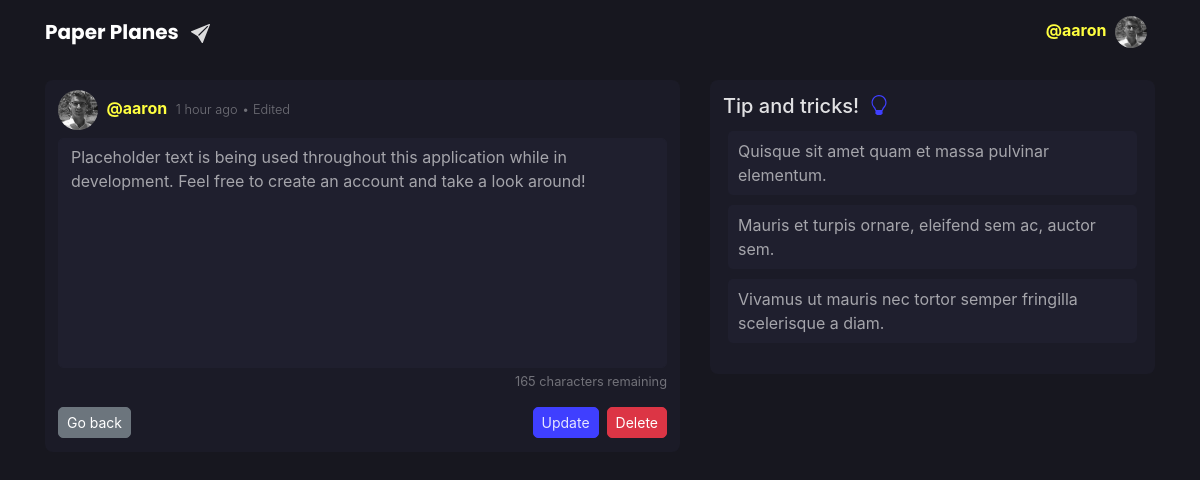
Screenshot of /post/13/edit (signed in) with the database file from the repository.
### application/models.py (models this page shows, shortened)
class User(db.Model, UserMixin):
    id = db.Column(db.Integer, primary_key=True)
    username = db.Column(db.String(8), unique=True, nullable=False)
    email = db.Column(db.String(254), unique=True, nullable=False)
    image_file = db.Column(db.String(20), nullable=False,
                           default='default.jpg')
    password = db.Column(db.String(60), nullable=False)
    date_joined = db.Column(db.DateTime, nullable=False,
                            default=datetime.utcnow)
    posts = db.relationship('Post', backref='author', lazy=True)

class Post(db.Model):
    id = db.Column(db.Integer, primary_key=True)
    content = db.Column(db.Text(300), nullable=False)
    date_posted = db.Column(db.DateTime, nullable=False,
                            default=datetime.utcnow)
    edited = db.Column(db.Boolean, nullable=False, default=False)
    user_id = db.Column(db.Integer, db.ForeignKey('user.id'), nullable=False)

### application/post.py (the view)
@blueprint.route("/<int:post_id>/edit", methods=['GET', 'POST'])
@login_required
def edit_post(post_id):
    post = Post.query.get_or_404(post_id)
    chars_remaining = CHAR_LIMIT - len(post.content)
    if post.author != current_user:
        abort(403)
    form = PostForm()
    if form.validate_on_submit():
        post.content = form.content.data
        post.edited = True
        db.session.commit()
        flash("Your post has been updated!", 'success')
        return redirect(url_for('routes.index'))
    elif request.method == 'GET':
        form.content.data = post.content
    return render_template('edit_post.html', title='Edit Post', form=form, post=post, elapsed_time=elapsed_time, chars_remaining=chars_remaining)

### application/forms.py
class PostForm(FlaskForm):
    content = TextAreaField('Content', validators=[
                            DataRequired(), Length(max=300)])
    submit = SubmitField('Send it!')

### application/templates/edit_post.html (shortened to what this page needs)
{% extends "base.html" %}
{% block content %}
<article class="media content-section">
    <div class="w-100">
        <img class="rounded-circle article-img" src="{{ url_for('static', filename='profile_pics/' + post.author.image_file) }}">
        <span class="mr-1 secondary-colour font-weight-bold">@{{ post.author.username }}</span>
        <small class="font-weight-light">{{ elapsed_time(post) }}</small>
        {% if post.edited %}
        <small class="font-weight-light">• Edited</small>
        {% endif %}
        <form method="POST">
            <fieldset class="form-group">
                <div class="form-group mb-0 mt-2">
                    {% if form.content.errors %}
                    {{ form.content(class="form-control dark-form is-invalid input-form", rows="9", style="resize: none;", onkeyup="countChar(this, 300)", maxlength="300", autofocus=true) }}
                    {% else %}
                    {{ form.content(class="form-control dark-form input-form", rows="9", style="resize: none;", onkeyup="countChar(this, 300)", maxlength="300", autofocus=true, onfocus="var temp_value=this.value; this.value=''; this.value=temp_value") }}
                    {% endif %}
                    {% if chars_remaining == 1 %}
                    <small class="float-right mt-1" id="charNum">{{chars_remaining}} character remaining</small>
                    {% else %}
                    <small class="float-right mt-1" id="charNum">{{chars_remaining}} characters remaining</small>
                    {% endif %}
                </div>
            </fieldset>
            <div class="form-group mb-1">
                <button type="button" class="btn btn-secondary btn-sm inner-radius" onclick="history.back(-1)">Go back</button>
                <button type="button" class="btn btn-danger btn-sm ml-2 float-right inner-radius" data-toggle="modal" data-target="#deleteModal">Delete</button>
                {{form.submit(class="btn button input-button btn-sm float-right", value="Update") }}
            </div>
        </form>
    </div>
</article>
{% endblock content %}
{% block sidebar %}
<div class="col-md-5 d-none d-sm-block">
    <div class="content-section">
        <div class="align-middle mt-1">
            <h5 class="heading-title">Tip and tricks!</h5>
        </div>
        <ul class="list-group">
            <a href="#">
                <li class="sidebar-list d-flex justify-content-between align-items-center">
                    Quisque sit amet quam et massa pulvinar elementum.
                </li>
            </a>
            <a href="#">
                <li class="sidebar-list d-flex justify-content-between align-items-center">
                    Mauris et turpis ornare, eleifend sem ac, auctor sem.
                </li>
            </a>
            <a href="#">
                <li class="sidebar-list d-flex justify-content-between align-items-center">
                    Vivamus ut mauris nec tortor semper fringilla scelerisque a diam.
                </li>
            </a>
        </ul>
    </div>
</div>
{% endblock sidebar %}

### application/templates/base.html (shortened to what this page needs)
<!DOCTYPE html>
<html lang="en">
<head>
  <link rel=" stylesheet" href="https://stackpath.bootstrapcdn.com/bootstrap/4.3.1/css/bootstrap.min.css" />
  <link rel="stylesheet" href="/static/CSS/style.css" />
</head>
<header>
  <nav class="navbar navbar-expand-md navbar-dark nav-dark">
    <div class="container">
      <a class="navbar-brand mr-4 font-weight-bold" href="{{ url_for('routes.index') }}" id="nav-heading">
        Paper Planes
      </a>
      <div class="collapse navbar-collapse" id="navbarToggle">
        <div class="navbar-nav">
          {% if current_user.is_authenticated %}
          <li class="nav-item dropdown d-none d-md-block">
            <a class="nav-link" href="#" id="navbarDropdown" role="button" data-toggle="dropdown" aria-haspopup="true" aria-expanded="false">
              <span class="secondary-colour font-weight-bold">@{{current_user.username}}</span>
              <img class="rounded-circle profile-icon" src="{{ url_for('static', filename='profile_pics/' + current_user.image_file) }}">
            </a>
          </li>
          {% endif %}
        </div>
      </div>
    </div>
  </nav>
</header>
<body>
  <main role="main" class="container container-main">
    <div class="row justify-content-center">
      <div class="col-md-7">
        {% block content %}
        {% endblock content %}
      </div>
      {% block sidebar %}
      {% endblock sidebar %}
    </div>
  </main>
</body>
</html>

### application/static/CSS/style.css (style rules this page uses)
:root { --primary: #3f3fff; --secondary: #ffff3f; --background: #17171f; --component: #1b1b27; --surface: #1f1f2e; --soft-primary: #7171ff; --high-emphasis: rgb(255, 255, 255, 0.87); --medium-emphasis: rgb(255, 255, 255, 0.60); --disable: rgb(255, 255, 255, 0.38); --outer-radius: 8px; --inner-radius: 5px; --hover-opacity: 0.90; }
#nav-heading { font-family: 'Poppins', sans-serif; }
body { background: var(--background); }
.container-main { margin-top: 1rem; }
h1, h2, h3, h4, h5, h6 { color: var(--high-emphasis); }
small { color: var(--disable); }
.nav-dark { background-color: var(--background); }
.content-section { background: var(--component); padding: 10px 13px; border-radius: var(--outer-radius); margin-bottom: 17px; }
.sidebar-list { padding: 8px 10px; margin: 5px; border-radius: var(--inner-radius); list-style-type: none; color: var(--medium-emphasis); background-color: var(--surface); }
.input-form { border-radius: var(--inner-radius); }
.input-button { border-radius: var(--inner-radius); background-color: var(--primary); border-color: var(--primary); color: var(--high-emphasis); }
.heading-title { margin-right: 5px; display: inline-block; }
fieldset div { color: var(--high-emphasis); }
.dark-form, .dark-form:focus { background-color: var(--surface); border-color: var(--surface); color: var(--medium-emphasis); }
.article-img { height: 40px; width: 40px; margin-right: 4px; }
.profile-icon { height: 32px; width: 32px; margin-left: 4px; }
.inner-radius { border-radius: var(--inner-radius); }
.secondary-colour { color: var(--secondary); }

### rows the page displays
User: username "aaron", image_file (picture), author.username "aaron"
Post: date_posted "1 hour ago", content "Placeholder text is being used throughout this application while in development. Feel free to create an account and take a look around!"

### other values shown
{{ chars_remaining }} "165"
